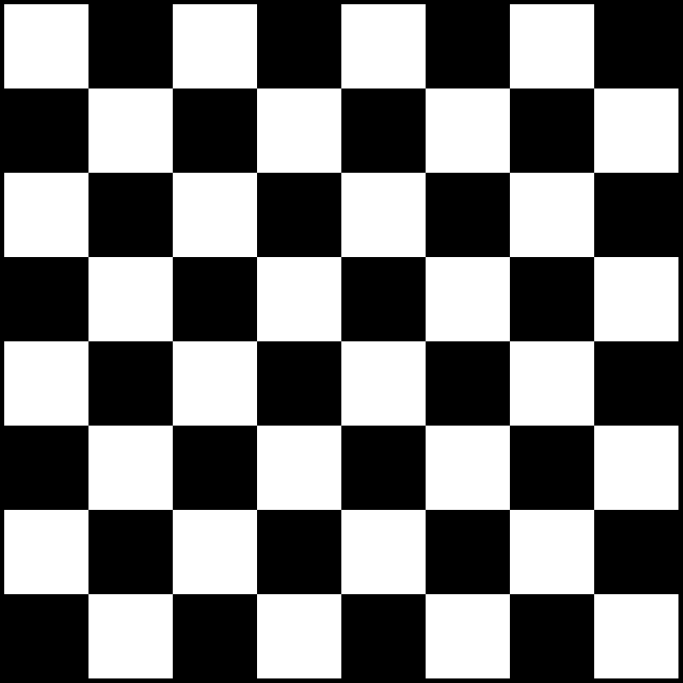
#> input picture OpenCV Course/Basic OpenCV/images/chessboard.png, 2048 x 2048 px, found by its file name (shown at 1/3 size)
$ jupyter execute 'Class 06.ipynb'
#> lines starting #> are read from the running program, lines starting #| are printed output that depends on the picture; after the words box and inside, x2 and y2 are one past the last pixel; in counts of white or black regions, pixels touching at a corner belong together
# Corner Detection

[cell 1]
import numpy as np
import cv2

img = cv2.imread('images/chessboard.png')
#> img is the input picture: shape (2048, 2048, 3); min 0, max 255, mean 124.4

img = cv2.resize(img, (0, 0), fx=0.75, fy=0.75)
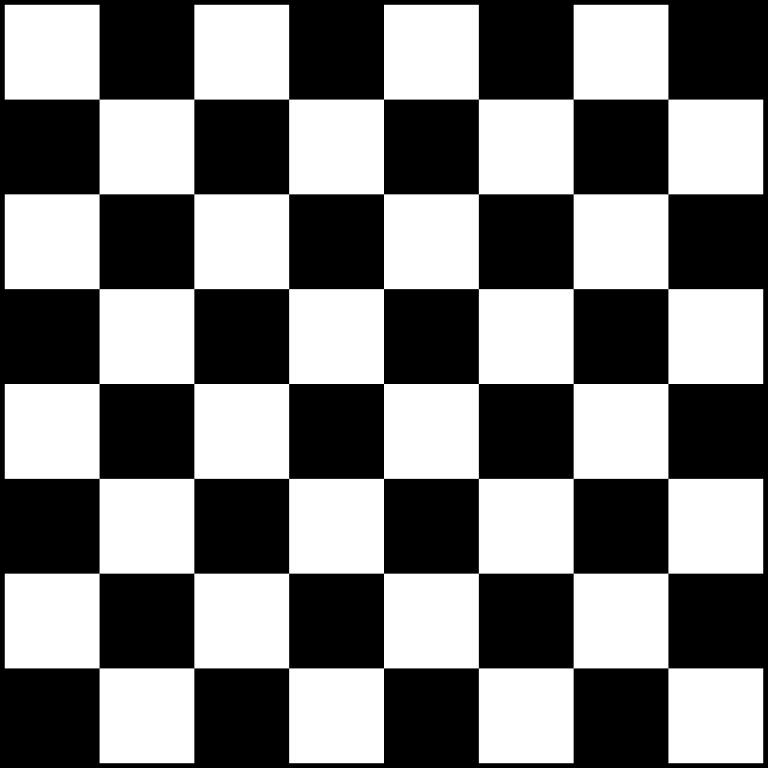
#> img: shape (1536, 1536, 3) (shown at 1/2 size); min 0, max 255, mean 124.4
gray = cv2.cvtColor(img, cv2.COLOR_BGR2GRAY)


corners = cv2.goodFeaturesToTrack(gray, 100, 0.01, 10) # This will show 100 corners in the img with 0.01 of precission and 10 of separation
#> corners = 79 rows, first 8: [768, 768], [767, 957], [957, 768], [578, 767], [768, 578], [199, 767], [768, 1336], [767, 199]

corners = np.int0(corners) # this will convert to integers the float values from the previous line

for corner in corners:
    x, y = corner.ravel()
    cv2.circle(img, (x, y), 5, (255, 0, 0), -1)
#> this loop made 79 passes
#> (x, y) on passes 1 to 12: (768, 768), (767, 957), (957, 768), (578, 767), (768, 578), (199, 767), (768, 1336), (767, 199), (1336, 768), (388, 768), (1147, 767), (768, 1147)
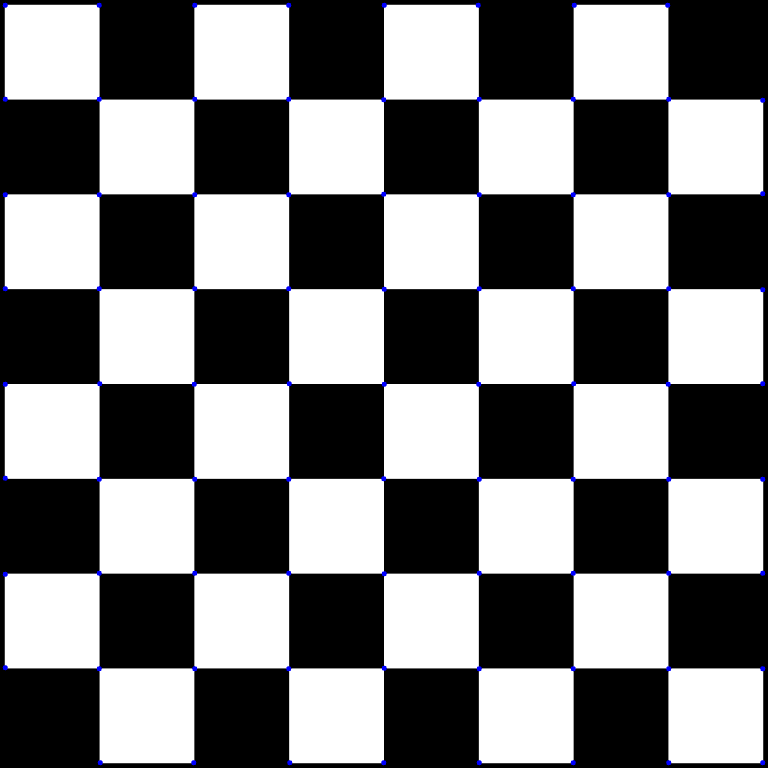
#> img: shape (1536, 1536, 3) (shown at 1/2 size); 0.27% of pixels changed, all inside (x1, y1, x2, y2) = (5, 5, 1531, 1531)

cv2.imshow('Frame', img)

cv2.waitKey(0)
cv2.destroyAllWindows()

# Draw lines between corners

[cell 2]
for i in range(len(corners)):
    for j in range(len(corners)):
        corner1 = tuple(corners[i][0])
        corner2 = tuple(corners[j][0])
        color = tuple(map(lambda x: int(x), np.random.randint(0, 255, size = 3)))
        cv2.line(img, corner1, corner2, (color), 1)
#> this loop made 79 passes
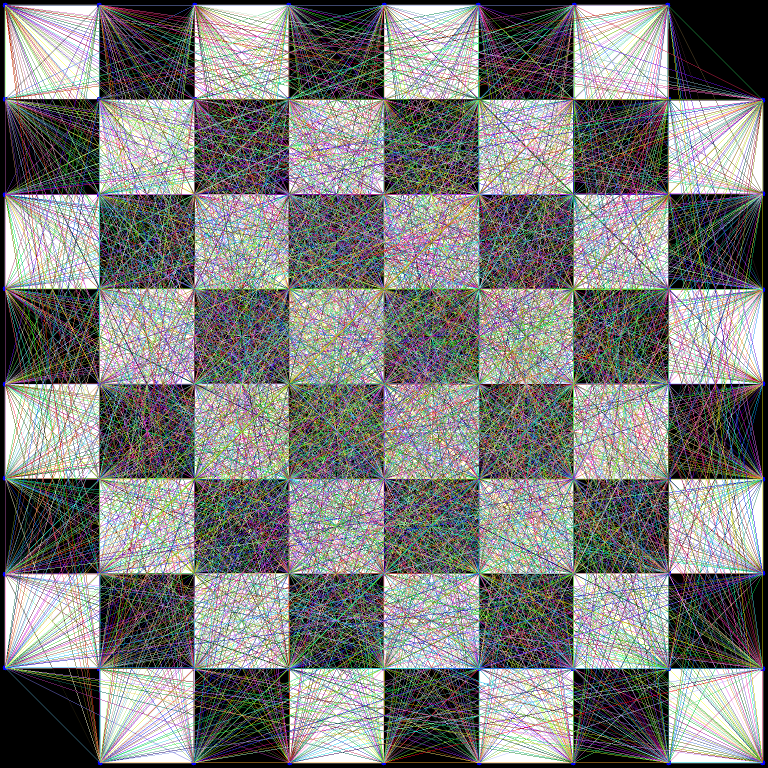
#> img: shape (1536, 1536, 3) (shown at 1/2 size); mean B, G, R 123.1, 124.7, 124.5

cv2.imshow('Frame', img)

cv2.waitKey(0)
cv2.destroyAllWindows()
